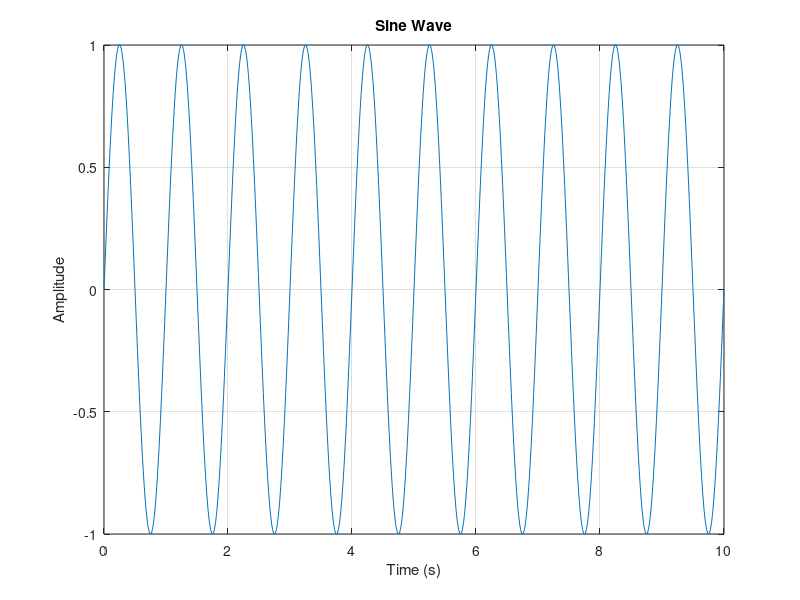

Recreate this plot in MATLAB.
% Generate sample data
fs = 100;               % Sampling frequency (Hz)
t = 0:1/fs:10;         % Time vector for 10 seconds
y = sin(2 * pi * 1 * t); % Sine wave

% Create a figure for plotting
figure('Name', 'Disable Drag Event Example', 'Position', [100, 100, 800, 400]);

% Create the plot
hPlot = plot(t, y);
title('Sine Wave');
xlabel('Time (s)');
ylabel('Amplitude');
grid on;

% Disable drag events
set(gca, 'HitTest', 'off'); % Disable interaction with the axes
set(hPlot, 'HitTest', 'off'); % Disable interaction with the plot object
